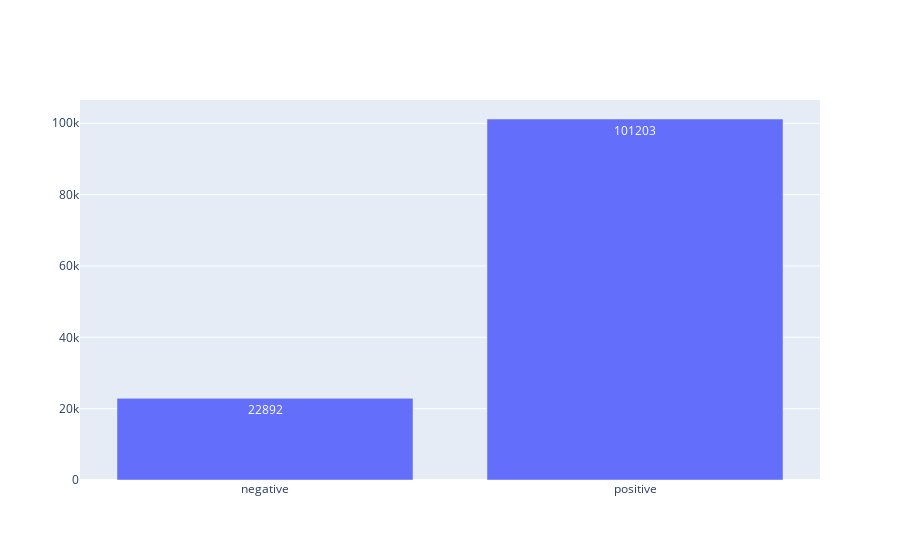

Notebook source saved alongside this figure:
### Markdown cell above
Now let's apply this function to our preprocessed data:

### Code cell
#graph sentiment proportions of starbucks tweets
sentiment_graph(dalgona_preprocessed_kwd_sbucks)

### Figure 1 — Plotly figure (JSON) as saved in the notebook; plotly's stock layout.template omitted (floating-point values rounded to 4 significant figures)
{"data": [{"text": [22892, 101203], "textposition": "auto", "type": "bar", "x": ["negative", "positive"], "y": [22892, 101203]}], "layout": {}}
